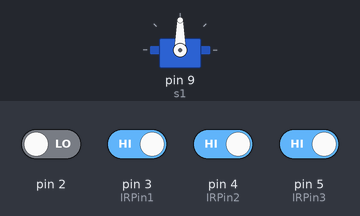
The sketch below on a simulated Arduino Uno, built with avr-gcc and run on an emulated ATmega328P. On the bench: servo. The inputs (shaded band) are chosen by the test bench; at power-on: pin 3 (IRPin1), pin 4 (IRPin2), pin 5 (IRPin3) HIGH, pin 2 LOW. What the sketch prints to the serial monitor is not drawn.

Above: at 12.8 s.
12.9 s: pin 2 driven HIGH
At 18.3 s:
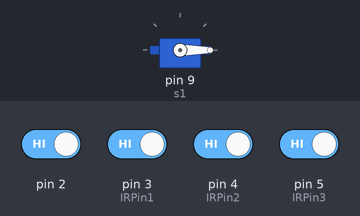
52.6 s: pin 2 driven LOW
At 55.2 s:
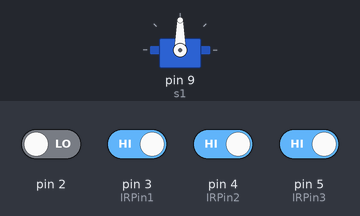
Timing chart, 0 to 56.7 s (numbered marks = the images above; inputs shaded):
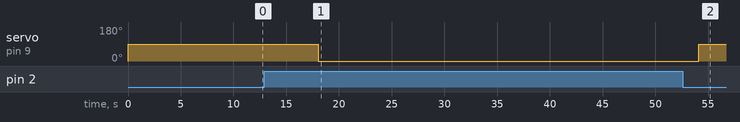

Measured:
- after the input at 12.9 s, servo on pin 9 (s1): 90° → 0° after 5.1 s
- after the input at 52.6 s, servo on pin 9 (s1): 0° → 90° after 1.5 s

The sketch:

project5.ino
```cpp
#include <Servo.h>
Servo s1;
int val = 0 ;
int IRPin1= 3;
int IRPin2= 4;
int IRPin3= 5;
void setup() {
  Serial.begin(9600);
   pinMode(2,INPUT);
   s1.attach(9);
   s1.write(0);
  pinMode(IRPin1, INPUT);
  pinMode(IRPin2, INPUT);
  pinMode(IRPin3, INPUT);
  Serial.print("\t\t\tSMART PARKING SYSTEM USING IOT\n");
}
void loop() {
  int totalslots=3 ,filledslots=0,S1=0,S2=0,S3=0;
  val = digitalRead(2);
  int IR1Value= digitalRead(IRPin1);
  int IR2Value= digitalRead(IRPin2);
  int IR3Value= digitalRead(IRPin3);
  delay(10);
  if (IR1Value==LOW){
    filledslots+=1;
    S1=1;
  }
  if (IR2Value==LOW){
    filledslots+=1;
    S2=1;
  }
  if (IR3Value==LOW){
    filledslots+=1;
    S3=1;
  }
  if(val == 1 || filledslots == totalslots)
   {
   s1.write(0);
   }
  else
   {
    s1.write(90);
    Serial.print("\n\t\t\tA Vehicle has Entered\n");
    delay(2000);
   }
  Serial.print("\nTotal Empty Slots are:\t");
  Serial.print(totalslots-filledslots);
  delay(1000);
  Serial.print("\t\t\tEmpty Slots are:\t");
  if (S1==0){
    Serial.print("A\t");
  }
  if (S2==0){
    Serial.print("B\t");
  }
  if (S3==0){
    Serial.print("C\t");
  }
  if (filledslots == totalslots){
    Serial.print("Sorry No Slots\t");
  }
  delay(3000);
}
```
